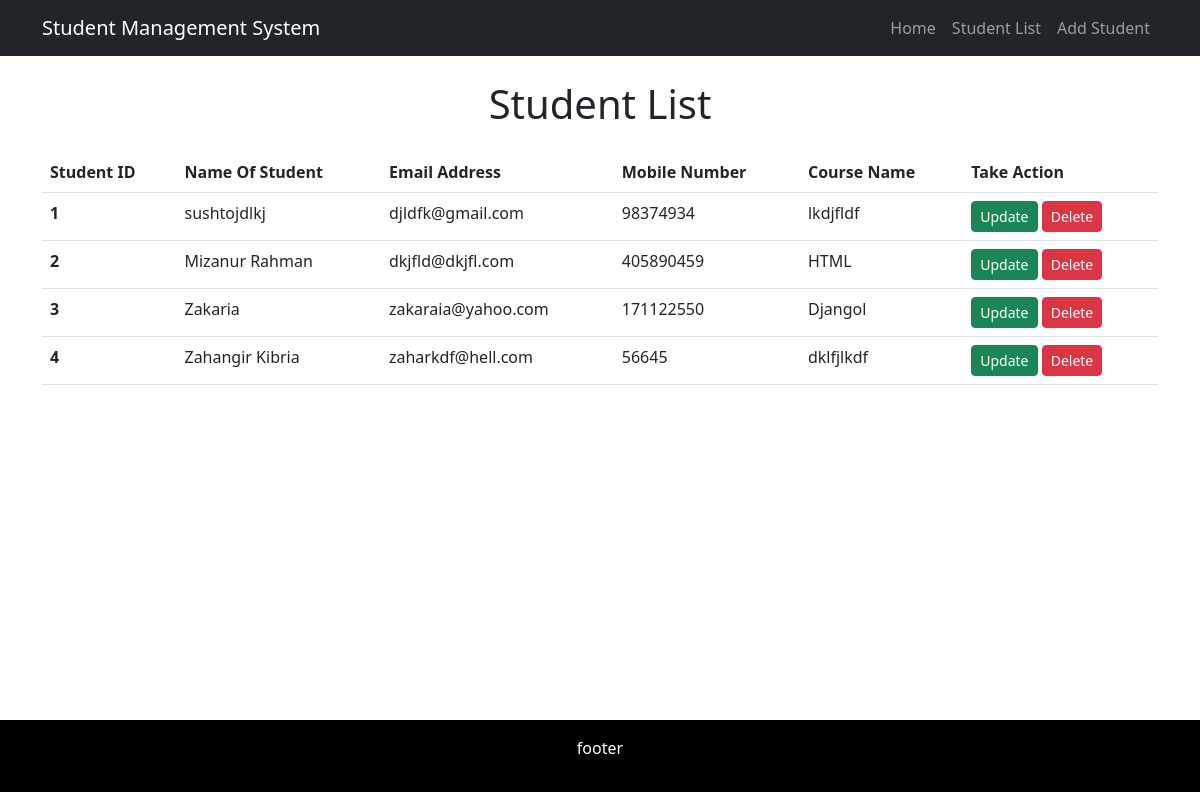
/list/, run on an earlier commit of the app's database.
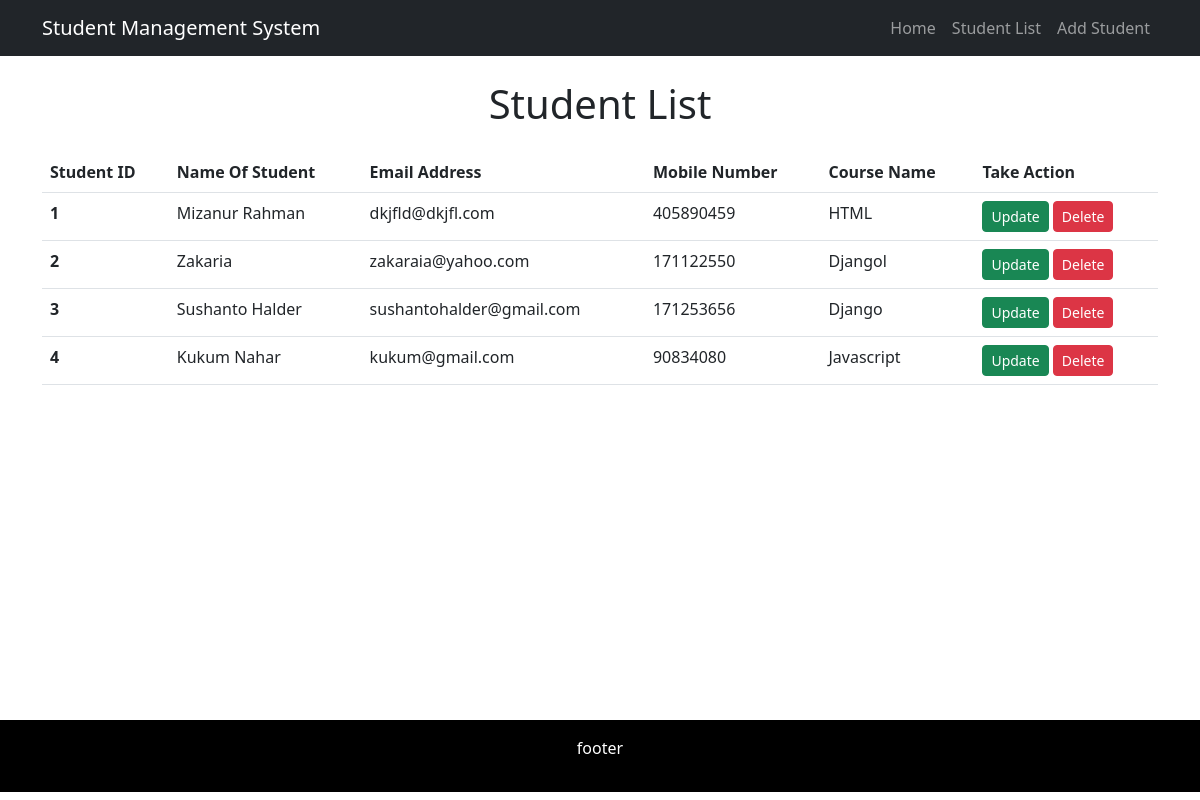
And on a later commit of the database.
### student/models.py (models this page shows, shortened)
class Student(models.Model):
    name = models.CharField(max_length=100)
    email = models.CharField(max_length=100)
    phonenumber = models.IntegerField()
    course = models.CharField(max_length=100)

### student/views.py (the view)
# urls.py: path('list/',views.studentlist,name='studentlist')
def studentlist(request):
    students = (Student.objects.all())
    context = {'students':students}
    return render(request,'studentlist.html',context)

### student/templates/studentlist.html (shortened to what this page needs)
{% extends "base.html" %}
{% block content %}
    <h1 class="text-center mb-4">Student List</h1>
    <table class="table">
        <thead>
          <tr>
            <th scope="col">Student ID</th>
            <th scope="col">Name Of Student</th>
            <th scope="col">Email Address</th>
            <th scope="col">Mobile Number</th>
            <th scope="col">Course Name</th>
            <th scope="col">Take Action</th>
          </tr>
        </thead>
        <tbody>
            {% for student in students %}
                <tr>
                    <th scope="row">{{forloop.counter}}</th>
                    <td>{{ student.name }}</td>
                    <td>{{ student.email }}</td>
                    <td>{{ student.phonenumber|truncatechars:100 }}</td>
                    <td>{{ student.course }}</td>
                    <td><a href="{% url 'update_student' student.id %}" class="btn btn-success btn-sm">Update</a>
                        <a href="{% url 'delete_student' student.id %}" class="btn btn-danger btn-sm">Delete</a></td>
                </tr>
            {% empty %}
                <p class="text-center">No Students available.</p>
            {% endfor %}
        </tbody>
    </table>
{% endblock %}

### student/templates/base.html (shortened to what this page needs)
{% load static %}
<!DOCTYPE html>
<html lang="en">
<head>
    <link href="https://cdn.jsdelivr.net/npm/bootstrap@5.3.0/dist/css/bootstrap.min.css" rel="stylesheet">
    <link rel="stylesheet" href="{% static 'style.css' %}">
</head>
<body>
    <nav class="navbar navbar-expand-lg navbar-dark bg-dark">
        <div class="container">
            <a class="navbar-brand" href="">Student Management System</a>
            <div class="collapse navbar-collapse">
                <ul class="navbar-nav ms-auto">
                    <li class="nav-item">
                        <a class="nav-link" href="{% url 'homepage' %}">Home</a>
                    </li>
                    <li class="nav-item">
                        <a class="nav-link" href="{% url 'studentlist' %}">Student List</a>
                    </li>
                    <li class="nav-item">
                        <a class="nav-link" href="{% url 'add_student' %}">Add Student</a>
                    </li>
                </ul>
            </div>
        </div>
    </nav>
    <div class="container mt-4" style="height:80vh">
        {% block content %}{% endblock %}
    </div>
    <footer class="bg-black text-white p-3">
        <div class="container justify-content-center">
          <p class="text-center ">footer</p>
        </div>
      </footer>
</body>
</html>

What changed in the data, as far as the page shows it:
removed Student: name "sushtojdlkj", email "djldfk@gmail.com", phonenumber "98374934", course "lkdjfldf"
removed Student: name "Zahangir Kibria", email "zaharkdf@hell.com", phonenumber "56645", course "dklfjlkdf"
added Student: name "Sushanto Halder", email "sushantohalder@gmail.com", phonenumber "171253656", course "Django"
added Student: name "Kukum Nahar", email "kukum@gmail.com", phonenumber "90834080", course "Javascript"
